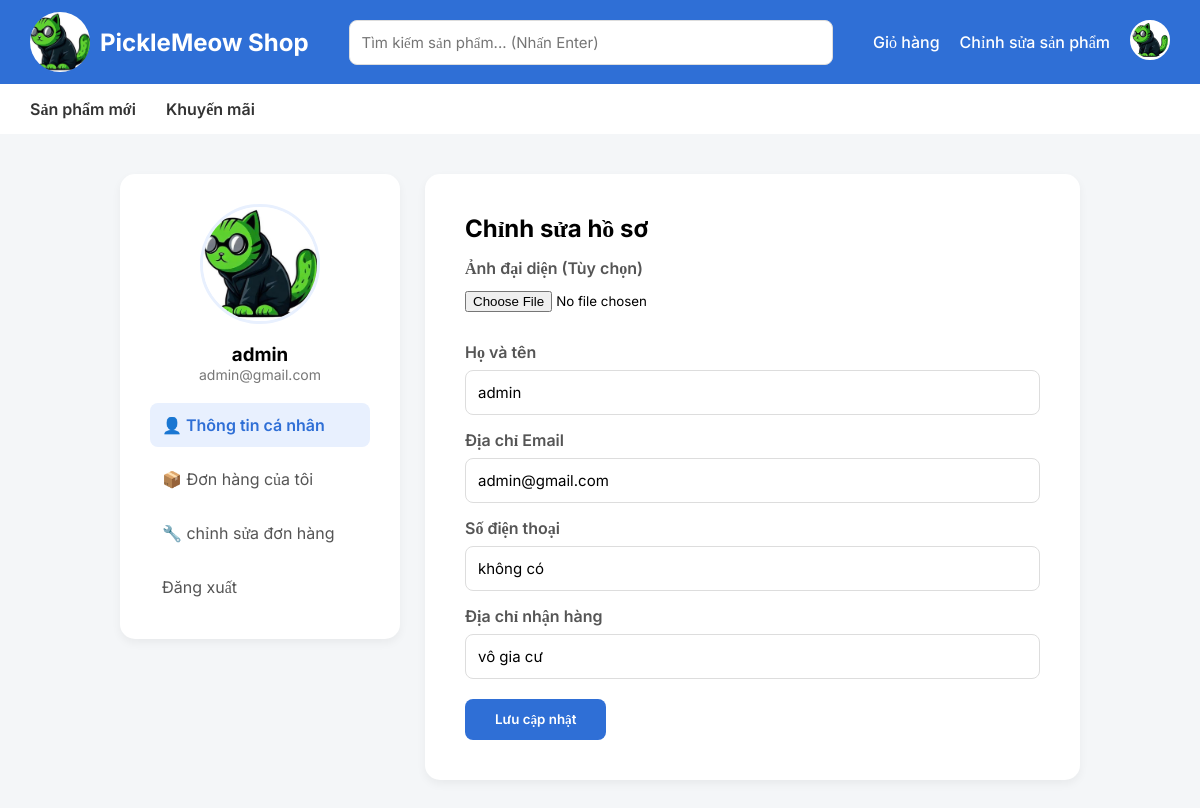
Page /basic_seller_website/pages/user.php (signed in) on the earlier database version.
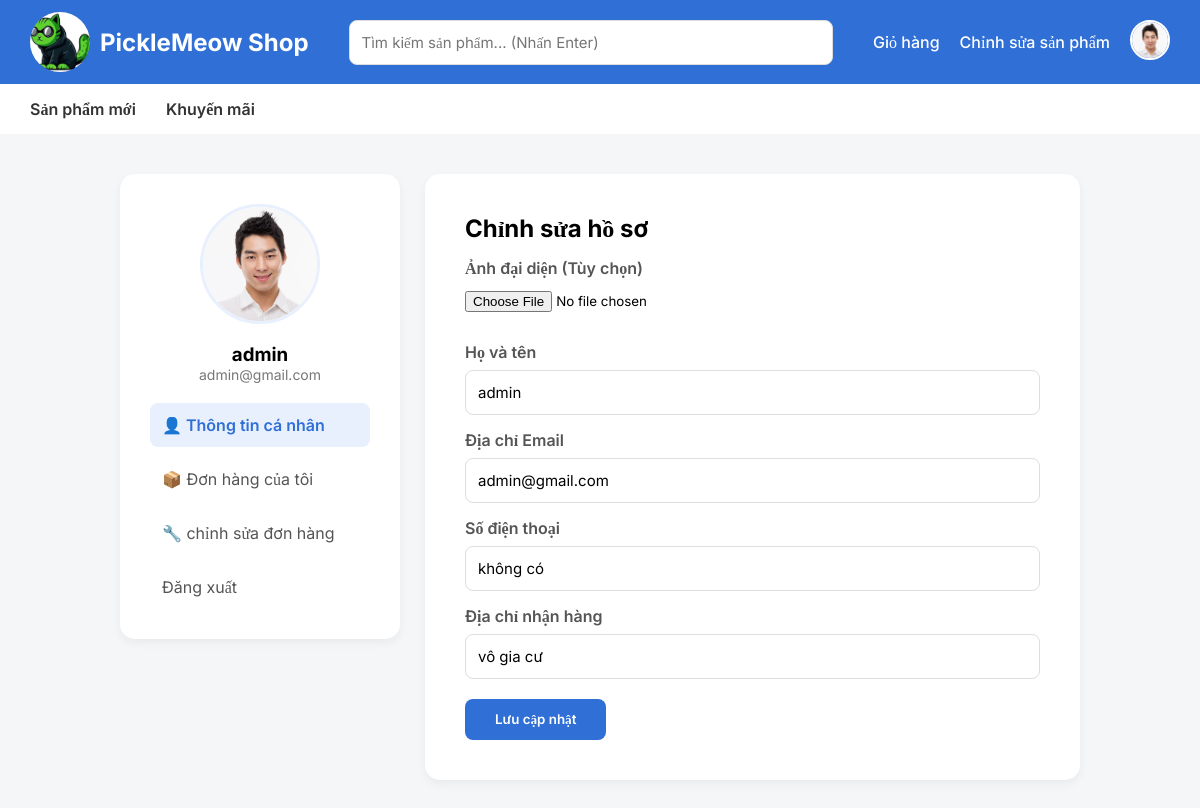
Same page on the later database version.
### tables this page shows
CREATE TABLE users (
  id int(11) NOT NULL,
  fullname varchar(100) NOT NULL,
  email varchar(100) NOT NULL,
  phone varchar(15) DEFAULT NULL,
  address text DEFAULT NULL,
  password varchar(255) NOT NULL,
  role enum('user','admin') DEFAULT 'user',
  created_at timestamp NOT NULL DEFAULT current_timestamp(),
  avatar varchar(255) DEFAULT 'default.png'
);

### basic_seller_website/pages/user.php (the view, shortened to what this page needs)
<?php
require_once __DIR__ . '/../config/db.php';
require_once __DIR__ . '/../includes/header.php';
$user_id = $_SESSION['user_id'];
$stmt = $conn->prepare("SELECT * FROM users WHERE id = ?");
$stmt->execute([$user_id]);
$user = $stmt->fetch();
$display_avatar = !empty($user['avatar']) ? "/basic_seller_web/img/avatars/" . $user['avatar'] : "/basic_seller_web/img/avatars/default.png";
?>
<!DOCTYPE html>
<html lang="vi">
<head>
</head>
<body>
<div class="container">
    <div class="sidebar">
        <img class="avatar" src=" <?php echo $display_avatar; ?>">
        <h3><?php echo htmlspecialchars($user['fullname']); ?></h3>
        <p style="color:#777; font-size:14px;"><?php echo htmlspecialchars($user['email']); ?></p>
        <div style="margin-top:20px;">
            <a href="/basic_seller_web/pages/user.php" class="menu-item active">👤 Thông tin cá nhân</a>
            <a href="/basic_seller_web/pages/cart.php" class="menu-item">📦 Đơn hàng của tôi</a>
            <a href="/basic_seller_web/admin/admin.php" class="menu-item">🔧 chỉnh sửa đơn hàng</a>
            <a href="/basic_seller_web/auth/logout.php" class="menu-item">Đăng xuất</a>
        </div>
    </div>
    <div class="content">
        <h2>Chỉnh sửa hồ sơ</h2>
        <form action="user.php" method="POST" enctype="multipart/form-data">
            <label>Ảnh đại diện (Tùy chọn)</label>
            <input type="file" name="avatar" accept="image/png, image/jpeg, image/gif">
            <label>Họ và tên</label>
            <input type="text" name="fullname" value="<?php echo htmlspecialchars($user['fullname']); ?>" required>
            <label>Địa chỉ Email</label>
            <input type="email" name="email" value="<?php echo htmlspecialchars($user['email']); ?>" required>
            <label>Số điện thoại</label>
            <input type="text" name="phone" value="<?php echo htmlspecialchars($user['phone'] ?? ''); ?>">
            <label>Địa chỉ nhận hàng</label>
            <input type="text" name="address" value="<?php echo htmlspecialchars($user['address'] ?? ''); ?>">
            <button type="submit" name="update_profile" class="btn-save">Lưu cập nhật</button>
        </form>
    </div>
</div>
</body>
</html>

### basic_seller_website/includes/header.php (shortened to what this page needs)
<?php
require_once __DIR__ . '/../config/db.php';
$avatar_top = "/basic_seller_web/img/avatars/default.png";
if (isset($_SESSION['user_id'])) {
    $stmt_u = $conn->prepare("SELECT avatar FROM users WHERE id = ?");
    $stmt_u->execute([$_SESSION['user_id']]);
    $current_user = $stmt_u->fetch();
    if ($current_user && !empty($current_user['avatar'])) {
        $avatar_top = "/basic_seller_web/img/avatars/" . $current_user['avatar'];
    }
}
?>
<!DOCTYPE html>
<html lang="vi">
<head>
</head>
<body>
<div class="topbar">
    <a href="/basic_seller_web/index.php" class="logo">
        <img src="/basic_seller_web/img/pickle_meow_logo.png" alt="Logo">
        PickleMeow Shop
    </a>
    <div class="search-box">
        <form action="/basic_seller_web/pages/search.php" method="GET">
            <input type="text" name="q" placeholder="Tìm kiếm sản phẩm... (Nhấn Enter)" required>
        </form>
    </div>
    <div class="header-links">
        <a href="/basic_seller_web/pages/cart.php">Giỏ hàng</a>
        <?php if(isset($_SESSION['user_id'])): ?>
            <?php if(isset($_SESSION['role']) && $_SESSION['role'] === 'admin'): ?>
                <a href="/basic_seller_web/admin/admin.php">Chỉnh sửa sản phẩm</a>
            <?php endif; ?>
            <div class="user-menu">
                <a href="/basic_seller_web/pages/user.php">
                    <img src="<?php echo $avatar_top; ?>" alt="User Avatar" class="avatar-img-top">
                </a>
            </div>
        <?php else: ?>
            <a href="/basic_seller_web/auth/login.php">Đăng nhập</a>
        <?php endif; ?>
    </div>
</div>
<div class="menu">
    <a href="#">Sản phẩm mới</a>
    <a href="/basic_seller_web/pages/sale_off.php">Khuyến mãi</a>
</div>

### basic_seller_website/includes/header.php (style rules this page uses)
* { margin:0;padding:0;box-sizing:border-box;font-family:Inter }
body { background:#f3f5f7 }
.topbar { background:#2f6fd6;padding:12px 30px;display:flex;align-items:center;justify-content:space-between; }
.logo { color: white;text-decoration: none;display: flex;align-items: center;gap: 10px;font-size: 24px;font-weight: bold; }
.logo img { height: 60px;width: 60px;object-fit: cover;border-radius: 50%; }
.search-box { flex:1;margin:0 40px; }
.search-box input { width:100%;padding:10px 15px;border:none;border-radius:20px;outline:none; }
.header-links { display:flex;align-items:center;gap:20px; }
.header-links a { color:white;text-decoration:none;font-weight:500; }
.user-menu { position: relative; display: flex; align-items: center; }
.avatar-img-top { width: 40px; height: 40px; border-radius: 50%; object-fit: cover; border: 2px solid white; cursor: pointer; background: white; }
.menu { background:white;padding:15px 30px;display:flex;gap:30px;font-weight:600; }
.menu a { color:#333;text-decoration:none }

### basic_seller_website/pages/user.php (style rules this page uses)
* { margin:0;padding:0;box-sizing:border-box;font-family:Inter }
body { background:#f4f6f8 }
.container { max-width:1000px; margin:40px auto; display:flex; gap:25px; padding:0 20px; }
.sidebar { width:280px; background:white; border-radius:15px; padding:30px; text-align:center; height:fit-content; box-shadow:0 4px 10px rgba(0,0,0,0.05); }
.avatar { width:120px; height:120px; border-radius:50%; margin-bottom:15px; object-fit:cover; border:3px solid #e8f0fe; }
.menu-item { padding:12px; border-radius:8px; cursor:pointer; color:#555; text-decoration:none; display:block; text-align: left; margin-top:10px;transition: all 0.25s ease; }
.active { background:#e8f0fe; color:#2f6fd6; font-weight:600; }
.content { flex:1; background:white; padding:40px; border-radius:15px; box-shadow:0 4px 10px rgba(0,0,0,0.05); }
label { display:block; margin-bottom:8px; font-weight:600; color:#555; margin-top: 15px; }
input[type="text"], input[type="email"] { width:100%; padding:12px; border:1px solid #ddd; border-radius:8px; font-size:15px; }
input[type="file"] { margin-top:5px; margin-bottom: 15px; }
.btn-save { margin-top:20px; padding:12px 30px; background:#2f6fd6; color:white; border:none; border-radius:8px; cursor:pointer; font-weight:600; }

Differences in the rows shown:
changed users "admin": avatar: a different picture
